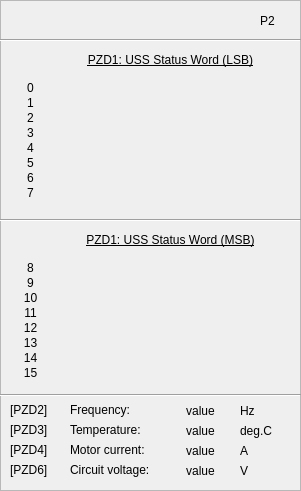
   <widget class="QFrame" name="frame_7">
    <property name="geometry">
     <rect>
      <x>380</x>
      <y>60</y>
      <width>301</width>
      <height>491</height>
     </rect>
    </property>
    <property name="frameShape">
     <enum>QFrame::StyledPanel</enum>
    </property>
    <property name="frameShadow">
     <enum>QFrame::Raised</enum>
    </property>
    <widget class="PyDMLabel" name="PyDMLabel_17">
     <property name="geometry">
      <rect>
       <x>260</x>
       <y>10</y>
       <width>31</width>
       <height>21</height>
      </rect>
     </property>
     <property name="toolTip">
      <string/>
     </property>
     <property name="whatsThis">
      <string/>
     </property>
     <property name="text">
      <string>P2</string>
     </property>
     <property name="alignment">
      <set>Qt::AlignLeading|Qt::AlignLeft|Qt::AlignVCenter</set>
     </property>
     <property name="alarmSensitiveBorder" stdset="0">
      <bool>false</bool>
     </property>
     <property name="channel" stdset="0">
      <string>ca://VBC:TURBOVAC:OnOff</string>
     </property>
    </widget>
    <widget class="QLabel" name="label_13">
     <property name="geometry">
      <rect>
       <x>20</x>
       <y>80</y>
       <width>21</width>
       <height>16</height>
      </rect>
     </property>
     <property name="text">
      <string>0</string>
     </property>
     <property name="alignment">
      <set>Qt::AlignCenter</set>
     </property>
    </widget>
    <widget class="QLabel" name="label_14">
     <property name="geometry">
      <rect>
       <x>20</x>
       <y>95</y>
       <width>21</width>
       <height>16</height>
      </rect>
     </property>
     <property name="text">
      <string>1</string>
     </property>
     <property name="alignment">
      <set>Qt::AlignCenter</set>
     </property>
    </widget>
    <widget class="QLabel" name="label_15">
     <property name="geometry">
      <rect>
       <x>20</x>
       <y>110</y>
       <width>21</width>
       <height>16</height>
      </rect>
     </property>
     <property name="text">
      <string>2</string>
     </property>
     <property name="alignment">
      <set>Qt::AlignCenter</set>
     </property>
    </widget>
    <widget class="QLabel" name="label_16">
     <property name="geometry">
      <rect>
       <x>20</x>
       <y>125</y>
       <width>21</width>
       <height>16</height>
      </rect>
     </property>
     <property name="text">
      <string>3</string>
     </property>
     <property name="alignment">
      <set>Qt::AlignCenter</set>
     </property>
    </widget>
    <widget class="QLabel" name="label_17">
     <property name="geometry">
      <rect>
       <x>20</x>
       <y>155</y>
       <width>21</width>
       <height>16</height>
      </rect>
     </property>
     <property name="text">
      <string>5</string>
     </property>
     <property name="alignment">
      <set>Qt::AlignCenter</set>
     </property>
    </widget>
    <widget class="QLabel" name="label_18">
     <property name="geometry">
      <rect>
       <x>20</x>
       <y>170</y>
       <width>21</width>
       <height>16</height>
      </rect>
     </property>
     <property name="text">
      <string>6</string>
     </property>
     <property name="alignment">
      <set>Qt::AlignCenter</set>
     </property>
    </widget>
    <widget class="QLabel" name="label_19">
     <property name="geometry">
      <rect>
       <x>20</x>
       <y>140</y>
       <width>21</width>
       <height>16</height>
      </rect>
     </property>
     <property name="text">
      <string>4</string>
     </property>
     <property name="alignment">
      <set>Qt::AlignCenter</set>
     </property>
    </widget>
    <widget class="QLabel" name="label_20">
     <property name="geometry">
      <rect>
       <x>20</x>
       <y>185</y>
       <width>21</width>
       <height>16</height>
      </rect>
     </property>
     <property name="text">
      <string>7</string>
     </property>
     <property name="alignment">
      <set>Qt::AlignCenter</set>
     </property>
    </widget>
    <widget class="QLabel" name="label_21">
     <property name="geometry">
      <rect>
       <x>20</x>
       <y>275</y>
       <width>21</width>
       <height>16</height>
      </rect>
     </property>
     <property name="text">
      <string>9</string>
     </property>
     <property name="alignment">
      <set>Qt::AlignCenter</set>
     </property>
    </widget>
    <widget class="QLabel" name="label_22">
     <property name="geometry">
      <rect>
       <x>20</x>
       <y>290</y>
       <width>21</width>
       <height>16</height>
      </rect>
     </property>
     <property name="text">
      <string>10</string>
     </property>
     <property name="alignment">
      <set>Qt::AlignCenter</set>
     </property>
    </widget>
    <widget class="QLabel" name="label_23">
     <property name="geometry">
      <rect>
       <x>20</x>
       <y>260</y>
       <width>21</width>
       <height>16</height>
      </rect>
     </property>
     <property name="text">
      <string>8</string>
     </property>
     <property name="alignment">
      <set>Qt::AlignCenter</set>
     </property>
    </widget>
    <widget class="QLabel" name="label_24">
     <property name="geometry">
      <rect>
       <x>20</x>
       <y>305</y>
       <width>21</width>
       <height>16</height>
      </rect>
     </property>
     <property name="text">
      <string>11</string>
     </property>
     <property name="alignment">
      <set>Qt::AlignCenter</set>
     </property>
    </widget>
    <widget class="QLabel" name="label_28">
     <property name="geometry">
      <rect>
       <x>20</x>
       <y>365</y>
       <width>21</width>
       <height>16</height>
      </rect>
     </property>
     <property name="text">
      <string>15</string>
     </property>
     <property name="alignment">
      <set>Qt::AlignCenter</set>
     </property>
    </widget>
    <widget class="QLabel" name="label_25">
     <property name="geometry">
      <rect>
       <x>20</x>
       <y>335</y>
       <width>21</width>
       <height>16</height>
      </rect>
     </property>
     <property name="text">
      <string>13</string>
     </property>
     <property name="alignment">
      <set>Qt::AlignCenter</set>
     </property>
    </widget>
    <widget class="QLabel" name="label_26">
     <property name="geometry">
      <rect>
       <x>20</x>
       <y>350</y>
       <width>21</width>
       <height>16</height>
      </rect>
     </property>
     <property name="text">
      <string>14</string>
     </property>
     <property name="alignment">
      <set>Qt::AlignCenter</set>
     </property>
    </widget>
    <widget class="QLabel" name="label_27">
     <property name="geometry">
      <rect>
       <x>20</x>
       <y>320</y>
       <width>21</width>
       <height>16</height>
      </rect>
     </property>
     <property name="text">
      <string>12</string>
     </property>
     <property name="alignment">
      <set>Qt::AlignCenter</set>
     </property>
    </widget>
    <widget class="PyDMByteIndicator" name="PyDMByteIndicator_6">
     <property name="geometry">
      <rect>
       <x>220</x>
       <y>10</y>
       <width>21</width>
       <height>21</height>
      </rect>
     </property>
     <property name="toolTip">
      <string/>
     </property>
     <property name="whatsThis">
      <string>
    Widget for graphical representation of bits from an integer number
    with support for Channels and more from PyDM

    Parameters
    ----------
    parent : QWidget
        The parent widget for the Label
    init_channel : str, optional
        The channel to be used by the widget.
    </string>
     </property>
     <property name="channel" stdset="0">
      <string>ca://VBC:TURBOVAC:OnOff</string>
     </property>
     <property name="offColor" stdset="0">
      <color>
       <red>255</red>
       <green>0</green>
       <blue>0</blue>
      </color>
     </property>
     <property name="labels" stdset="0">
      <stringlist/>
     </property>
    </widget>
    <widget class="QLabel" name="label_37">
     <property name="geometry">
      <rect>
       <x>60</x>
       <y>50</y>
       <width>221</width>
       <height>20</height>
      </rect>
     </property>
     <property name="font">
      <font>
       <underline>true</underline>
      </font>
     </property>
     <property name="text">
      <string>PZD1: USS Status Word (LSB)</string>
     </property>
     <property name="alignment">
      <set>Qt::AlignCenter</set>
     </property>
    </widget>
    <widget class="QLabel" name="label_38">
     <property name="geometry">
      <rect>
       <x>60</x>
       <y>230</y>
       <width>221</width>
       <height>20</height>
      </rect>
     </property>
     <property name="font">
      <font>
       <underline>true</underline>
      </font>
     </property>
     <property name="text">
      <string>PZD1: USS Status Word (MSB)</string>
     </property>
     <property name="alignment">
      <set>Qt::AlignCenter</set>
     </property>
    </widget>
    <widget class="QLabel" name="label_35">
     <property name="geometry">
      <rect>
       <x>10</x>
       <y>420</y>
       <width>51</width>
       <height>20</height>
      </rect>
     </property>
     <property name="text">
      <string>[PZD3]</string>
     </property>
     <property name="alignment">
      <set>Qt::AlignLeading|Qt::AlignLeft|Qt::AlignVCenter</set>
     </property>
    </widget>
    <widget class="QLabel" name="label_30">
     <property name="geometry">
      <rect>
       <x>70</x>
       <y>400</y>
       <width>91</width>
       <height>20</height>
      </rect>
     </property>
     <property name="text">
      <string>Frequency:</string>
     </property>
     <property name="alignment">
      <set>Qt::AlignLeading|Qt::AlignLeft|Qt::AlignVCenter</set>
     </property>
    </widget>
    <widget class="PyDMLabel" name="PyDMLabel_20">
     <property name="geometry">
      <rect>
       <x>240</x>
       <y>440</y>
       <width>51</width>
       <height>21</height>
      </rect>
     </property>
     <property name="toolTip">
      <string/>
     </property>
     <property name="whatsThis">
      <string/>
     </property>
     <property name="text">
      <string>A</string>
     </property>
     <property name="alarmSensitiveBorder" stdset="0">
      <bool>false</bool>
     </property>
     <property name="channel" stdset="0">
      <string>ca://VBC:TURBOVAC:Current.EGU</string>
     </property>
    </widget>
    <widget class="QLabel" name="label_34">
     <property name="geometry">
      <rect>
       <x>10</x>
       <y>440</y>
       <width>51</width>
       <height>20</height>
      </rect>
     </property>
     <property name="text">
      <string>[PZD4]</string>
     </property>
     <property name="alignment">
      <set>Qt::AlignLeading|Qt::AlignLeft|Qt::AlignVCenter</set>
     </property>
    </widget>
    <widget class="PyDMLabel" name="PyDMLabel_18">
     <property name="geometry">
      <rect>
       <x>240</x>
       <y>400</y>
       <width>51</width>
       <height>21</height>
      </rect>
     </property>
     <property name="toolTip">
      <string/>
     </property>
     <property name="whatsThis">
      <string/>
     </property>
     <property name="text">
      <string>Hz</string>
     </property>
     <property name="alarmSensitiveBorder" stdset="0">
      <bool>false</bool>
     </property>
     <property name="channel" stdset="0">
      <string>ca://VBC:TURBOVAC:Frequency.EGU</string>
     </property>
    </widget>
    <widget class="PyDMLabel" name="PyDMLabel_21">
     <property name="geometry">
      <rect>
       <x>240</x>
       <y>460</y>
       <width>51</width>
       <height>21</height>
      </rect>
     </property>
     <property name="toolTip">
      <string/>
     </property>
     <property name="whatsThis">
      <string/>
     </property>
     <property name="text">
      <string>V</string>
     </property>
     <property name="alarmSensitiveBorder" stdset="0">
      <bool>false</bool>
     </property>
     <property name="channel" stdset="0">
      <string>ca://VBC:TURBOVAC:Voltage.EGU</string>
     </property>
    </widget>
    <widget class="PyDMLabel" name="PyDMLabel_52">
     <property name="geometry">
      <rect>
       <x>180</x>
       <y>440</y>
       <width>41</width>
       <height>21</height>
      </rect>
     </property>
     <property name="toolTip">
      <string/>
     </property>
     <property name="whatsThis">
      <string/>
     </property>
     <property name="text">
      <string>value</string>
     </property>
     <property name="alignment">
      <set>Qt::AlignCenter</set>
     </property>
     <property name="alarmSensitiveBorder" stdset="0">
      <bool>false</bool>
     </property>
     <property name="channel" stdset="0">
      <string>ca://VBC:TURBOVAC:Current</string>
     </property>
    </widget>
    <widget class="PyDMLabel" name="PyDMLabel_51">
     <property name="geometry">
      <rect>
       <x>180</x>
       <y>420</y>
       <width>41</width>
       <height>21</height>
      </rect>
     </property>
     <property name="toolTip">
      <string/>
     </property>
     <property name="whatsThis">
      <string/>
     </property>
     <property name="text">
      <string>value</string>
     </property>
     <property name="alignment">
      <set>Qt::AlignCenter</set>
     </property>
     <property name="alarmSensitiveBorder" stdset="0">
      <bool>false</bool>
     </property>
     <property name="channel" stdset="0">
      <string>ca://VBC:TURBOVAC:Temperature</string>
     </property>
    </widget>
    <widget class="PyDMLabel" name="PyDMLabel_34">
     <property name="geometry">
      <rect>
       <x>180</x>
       <y>400</y>
       <width>41</width>
       <height>21</height>
      </rect>
     </property>
     <property name="toolTip">
      <string/>
     </property>
     <property name="whatsThis">
      <string/>
     </property>
     <property name="text">
      <string>value</string>
     </property>
     <property name="alignment">
      <set>Qt::AlignCenter</set>
     </property>
     <property name="alarmSensitiveBorder" stdset="0">
      <bool>false</bool>
     </property>
     <property name="channel" stdset="0">
      <string>ca://VBC:TURBOVAC:Frequency</string>
     </property>
    </widget>
    <widget class="PyDMLabel" name="PyDMLabel_19">
     <property name="geometry">
      <rect>
       <x>240</x>
       <y>420</y>
       <width>51</width>
       <height>21</height>
      </rect>
     </property>
     <property name="toolTip">
      <string/>
     </property>
     <property name="whatsThis">
      <string/>
     </property>
     <property name="text">
      <string>deg.C</string>
     </property>
     <property name="alarmSensitiveBorder" stdset="0">
      <bool>false</bool>
     </property>
     <property name="channel" stdset="0">
      <string>ca://VBC:TURBOVAC:Temperature.EGU</string>
     </property>
    </widget>
    <widget class="QLabel" name="label_36">
     <property name="geometry">
      <rect>
       <x>10</x>
       <y>460</y>
       <width>51</width>
       <height>20</height>
      </rect>
     </property>
     <property name="text">
      <string>[PZD6]</string>
     </property>
     <property name="alignment">
      <set>Qt::AlignLeading|Qt::AlignLeft|Qt::AlignVCenter</set>
     </property>
    </widget>
    <widget class="QLabel" name="label_29">
     <property name="geometry">
      <rect>
       <x>70</x>
       <y>420</y>
       <width>91</width>
       <height>20</height>
      </rect>
     </property>
     <property name="text">
      <string>Temperature:</string>
     </property>
     <property name="alignment">
      <set>Qt::AlignLeading|Qt::AlignLeft|Qt::AlignVCenter</set>
     </property>
    </widget>
    <widget class="QLabel" name="label_31">
     <property name="geometry">
      <rect>
       <x>70</x>
       <y>440</y>
       <width>91</width>
       <height>20</height>
      </rect>
     </property>
     <property name="text">
      <string>Motor current:</string>
     </property>
     <property name="alignment">
      <set>Qt::AlignLeading|Qt::AlignLeft|Qt::AlignVCenter</set>
     </property>
    </widget>
    <widget class="PyDMLabel" name="PyDMLabel_53">
     <property name="geometry">
      <rect>
       <x>180</x>
       <y>460</y>
       <width>41</width>
       <height>21</height>
      </rect>
     </property>
     <property name="toolTip">
      <string/>
     </property>
     <property name="whatsThis">
      <string/>
     </property>
     <property name="text">
      <string>value</string>
     </property>
     <property name="alignment">
      <set>Qt::AlignCenter</set>
     </property>
     <property name="alarmSensitiveBorder" stdset="0">
      <bool>false</bool>
     </property>
     <property name="channel" stdset="0">
      <string>ca://VBC:TURBOVAC:Voltage</string>
     </property>
    </widget>
    <widget class="QLabel" name="label_33">
     <property name="geometry">
      <rect>
       <x>10</x>
       <y>400</y>
       <width>51</width>
       <height>20</height>
      </rect>
     </property>
     <property name="text">
      <string>[PZD2]</string>
     </property>
     <property name="alignment">
      <set>Qt::AlignLeading|Qt::AlignLeft|Qt::AlignVCenter</set>
     </property>
    </widget>
    <widget class="QLabel" name="label_32">
     <property name="geometry">
      <rect>
       <x>70</x>
       <y>460</y>
       <width>91</width>
       <height>20</height>
      </rect>
     </property>
     <property name="text">
      <string>Circuit voltage:</string>
     </property>
     <property name="alignment">
      <set>Qt::AlignLeading|Qt::AlignLeft|Qt::AlignVCenter</set>
     </property>
    </widget>
    <widget class="Line" name="line_2">
     <property name="geometry">
      <rect>
       <x>0</x>
       <y>30</y>
       <width>301</width>
       <height>21</height>
      </rect>
     </property>
     <property name="orientation">
      <enum>Qt::Horizontal</enum>
     </property>
    </widget>
    <widget class="Line" name="line_3">
     <property name="geometry">
      <rect>
       <x>0</x>
       <y>385</y>
       <width>301</width>
       <height>21</height>
      </rect>
     </property>
     <property name="orientation">
      <enum>Qt::Horizontal</enum>
     </property>
    </widget>
    <widget class="Line" name="line_4">
     <property name="geometry">
      <rect>
       <x>0</x>
       <y>210</y>
       <width>301</width>
       <height>21</height>
      </rect>
     </property>
     <property name="orientation">
      <enum>Qt::Horizontal</enum>
     </property>
    </widget>
    <widget class="Line" name="line_5">
     <property name="geometry">
      <rect>
       <x>-390</x>
       <y>240</y>
       <width>301</width>
       <height>21</height>
      </rect>
     </property>
     <property name="orientation">
      <enum>Qt::Horizontal</enum>
     </property>
    </widget>
   </widget>
